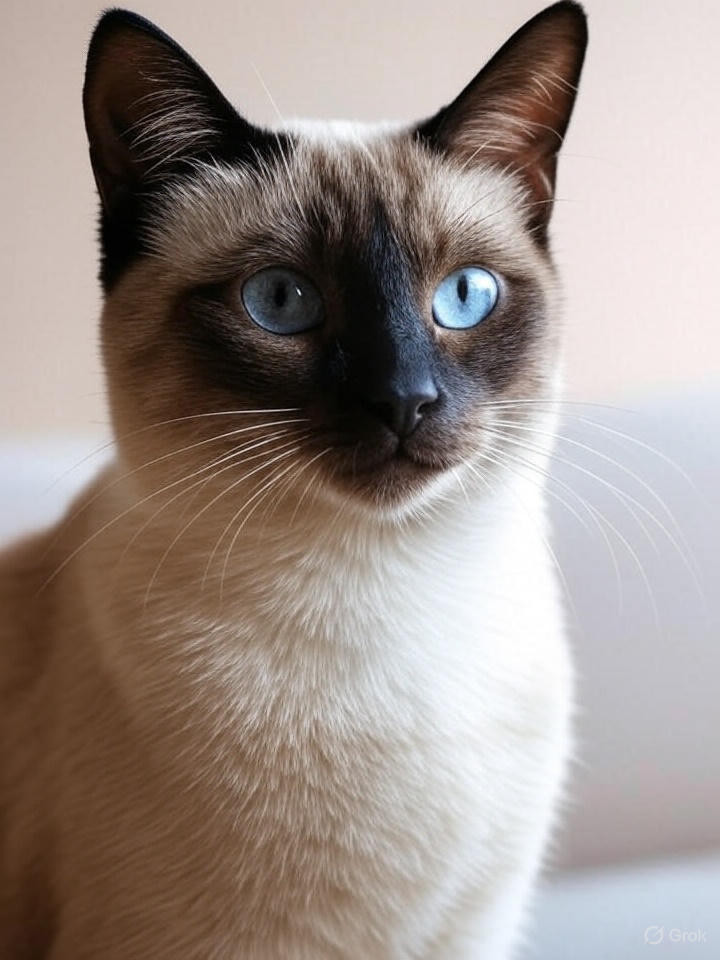
#> input picture Modern vs Classic Image Processing/assets/Image.jpeg, 720 x 960 px; the run also reads 1 picture not shown here
$ jupyter execute Classic.ipynb
#> lines starting #> are read from the running program, lines starting #| are printed output that depends on the picture; after the words box and inside, x2 and y2 are one past the last pixel; in counts of white or black regions, pixels touching at a corner belong together
## Specific Enhancement

[cell 1]
import cv2
import numpy as np
from matplotlib import pyplot as plt
import unittest

[cell 2]
def classic_enhance(img, upscale_factor=2, gamma=1.0):
    """
    Classic image processing enhancement using histogram equalization,
    sharpening, morphological filtering, and gamma correction.
    """
    # 1. Upscale for HD (bicubic)
    h, w = img.shape[:2]
    img_up = cv2.resize(img, (w * upscale_factor, h * upscale_factor),
                        interpolation=cv2.INTER_CUBIC)

    # 2. Convert to YUV (or use grayscale for luminance)
    img_yuv = cv2.cvtColor(img_up, cv2.COLOR_RGB2YUV)
    y, u, v = cv2.split(img_yuv)

    # 3. Histogram equalization on Y channel (luminance)
    y_eq = cv2.equalizeHist(y)

    # Optionally, you might use CLAHE instead:
    # clahe = cv2.createCLAHE(clipLimit=2.0, tileGridSize=(8,8))
    # y_eq = clahe.apply(y)

    # 4. Contrast stretching / normalization on Y
    # (linearly stretch to full [0,255] range)
    y_min, y_max = np.min(y_eq), np.max(y_eq)
    y_stretch = ((y_eq - y_min) / (y_max - y_min) * 255).astype(np.uint8)

    # Reassemble YUV with adjusted luminance
    img_yuv2 = cv2.merge([y_stretch, u, v])
    img_corr = cv2.cvtColor(img_yuv2, cv2.COLOR_YUV2RGB)

    # 5. Sharpening via unsharp mask or high-pass + add back
    # Create a blurred version
    blurred = cv2.GaussianBlur(img_corr, (3,3), 0)
    # Unsharp mask: original + amount * (original - blurred)
    amount = 1.0
    sharpened = cv2.addWeighted(img_corr, 1 + amount, blurred, -amount, 0)
    sharpened = np.clip(sharpened, 0, 255).astype(np.uint8)

    # 6. Denoising (if needed) - use a mild smoothing to suppress noise
    denoised = cv2.fastNlMeansDenoisingColored(sharpened, None, h=10, hColor=10, templateWindowSize=7, searchWindowSize=21)

    # 7. Morphological operations on luminance mask or edges
    # Optionally detect edges and refine:
    gray = cv2.cvtColor(denoised, cv2.COLOR_RGB2GRAY)
    _, mask = cv2.threshold(gray, 30, 255, cv2.THRESH_BINARY_INV)
    kernel = np.ones((3,3), np.uint8)
    mask_open = cv2.morphologyEx(mask, cv2.MORPH_OPEN, kernel)
    mask_close = cv2.morphologyEx(mask_open, cv2.MORPH_CLOSE, kernel)
    # You can use mask to selectively smooth or sharpen regions

    # 8. (Optional) Blend the sharpened image and the color-corrected base
    # E.g., keep colors from img_corr and details from denoised
    alpha = 0.7
    blended = cv2.addWeighted(denoised, alpha, img_corr, 1 - alpha, 0)

    # 9. Apply gamma correction to the result
    if gamma != 1.0:
        inv_gamma = 1.0 / gamma
        table = np.array([((i / 255.0) ** inv_gamma) * 255 for i in np.arange(256)]).astype("uint8")
        final = cv2.LUT(blended, table)
    else:
        final = blended

    return final

[cell 3]
class TestClassicEnhance(unittest.TestCase):

    def setUp(self):
        # Create a dummy RGB test image (simple gradient pattern)
        self.img = np.zeros((50, 50, 3), dtype=np.uint8)
        for i in range(50):
            for j in range(50):
                self.img[i, j] = [i * 5 % 255, j * 5 % 255, (i + j) * 3 % 255]

    def test_output_shape(self):
        upscale_factor = 2
        enhanced = classic_enhance(self.img, upscale_factor=upscale_factor)
        expected_shape = (self.img.shape[0] * upscale_factor,
                          self.img.shape[1] * upscale_factor,
                          3)
        self.assertEqual(enhanced.shape, expected_shape,
                         "Output shape should match upscaled dimensions.")

    def test_output_dtype(self):
        enhanced = classic_enhance(self.img)
        self.assertEqual(enhanced.dtype, np.uint8,
                         "Output dtype should be uint8.")

    def test_output_value_range(self):
        enhanced = classic_enhance(self.img)
        self.assertTrue(np.all(enhanced >= 0) and np.all(enhanced <= 255),
                        "All pixel values should be within [0, 255].")

    def test_gamma_effect(self):
        img_default = classic_enhance(self.img, gamma=1.0)
#> in classic_enhance, `img_yuv = cv2.cvtColor(img_up, cv2.COLOR_RGB2YUV)`: img_yuv: shape (100, 100, 3); mean of channels 0, 1, 2 124.1, 134, 126.6
#> in classic_enhance, `y_eq = cv2.equalizeHist(y)`:
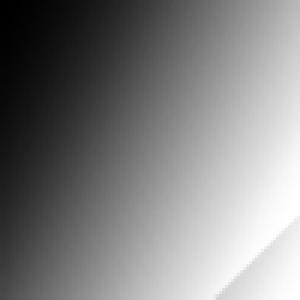
#> y_eq: shape (100, 100) (shown 3 times larger); min 0, max 255, mean 128.2
#> in classic_enhance, `y_min, y_max = np.min(y_eq), np.max(y_eq)`: y_min = 0; y_max = 255
#> in classic_enhance, `img_yuv2 = cv2.merge([y_stretch, u, v])`: img_yuv2: shape (100, 100, 3); mean of channels 0, 1, 2 128.2, 134, 126.6
#> in classic_enhance, `_, mask = cv2.threshold(gray, 30, 255, cv2.THRESH_BINARY_INV)`:
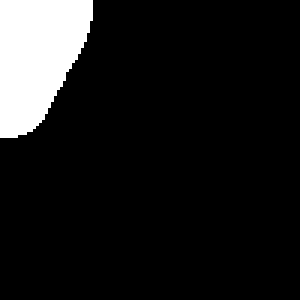
#> mask: shape (100, 100) (shown 3 times larger); 10.4% white; 1 white region, box (x1, y1, x2, y2) and area: (0, 0, 31, 46) 1045
        img_gamma = classic_enhance(self.img, gamma=1.5)
#> call 2 of classic_enhance, with upscale_factor = 2, gamma = 1.5
#> in classic_enhance (call 2), `final = cv2.LUT(blended, table)`:
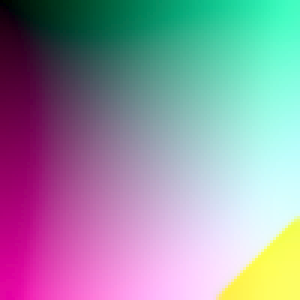
#> final: shape (100, 100, 3) (shown 3 times larger); mean R, G, B 148.6, 146, 162.6
        diff = np.mean(cv2.absdiff(img_default, img_gamma))
#> diff = 22.15
        self.assertGreater(diff, 0,
                           "Changing gamma should produce a visibly different image.")

    def test_image_difference(self):
        enhanced = classic_enhance(self.img)
        resized_back = cv2.resize(enhanced, (50, 50))
        diff = np.mean(cv2.absdiff(self.img, resized_back))
#> diff = 18.15
        self.assertGreater(diff, 0,
                           "Enhanced image should not be identical to the original.")

# Run tests directly inside notebook
unittest.TextTestRunner().run(unittest.TestLoader().loadTestsFromTestCase(TestClassicEnhance))

[cell 4]
# --- Use it on your image ---
img_path = "assets/Image.jpeg"
img0 = cv2.imread(img_path)
#> img0 is the input picture: shape (960, 720, 3); mean B, G, R 138.4, 144.1, 155.9
img0 = cv2.cvtColor(img0, cv2.COLOR_BGR2RGB)

enh = classic_enhance(img0, upscale_factor=2, gamma=1.2)
#> in classic_enhance (call 7), `img_yuv = cv2.cvtColor(img_up, cv2.COLOR_RGB2YUV)`: img_yuv: shape (1920, 1440, 3); mean of channels 0, 1, 2 147.1, 123.8, 135.8
#> in classic_enhance (call 7), `y, u, v = cv2.split(img_yuv)`:
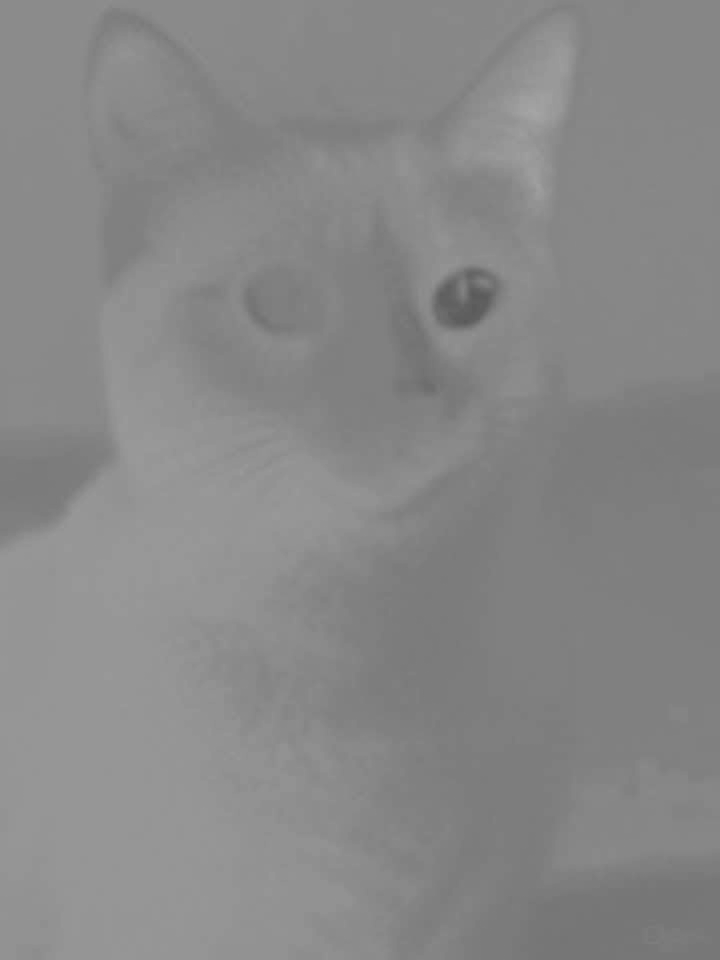
#> v: shape (1920, 1440) (shown at 1/2 size); min 87, max 166, mean 135.8
#> in classic_enhance (call 7), `img_yuv2 = cv2.merge([y_stretch, u, v])`: img_yuv2: shape (1920, 1440, 3); mean of channels 0, 1, 2 128.1, 123.8, 135.8
#> in classic_enhance (call 7), `_, mask = cv2.threshold(gray, 30, 255, cv2.THRESH_BINARY_INV)`: mask: shape (1920, 1440); 12.3% white; 519 white regions (390 under 20 px), largest, box (x1, y1, x2, y2) and area: (257, 381, 883, 986) 182432, (166, 19, 566, 599) 97554, (834, 1, 1174, 317) 24070
#> in classic_enhance (call 7), `mask_open = cv2.morphologyEx(mask, cv2.MORPH_OPEN, kernel)`:
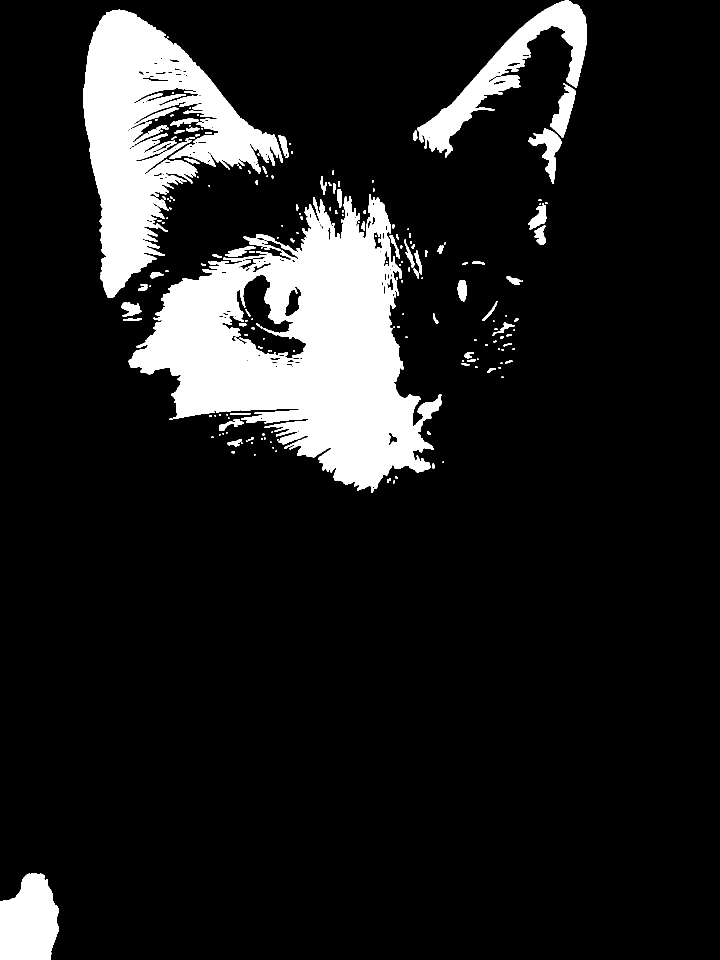
#> mask_open: shape (1920, 1440) (shown at 1/2 size); 12% white; 200 white regions (107 under 20 px), largest, box (x1, y1, x2, y2) and area: (257, 388, 883, 986) 177579, (166, 19, 566, 596) 95114, (835, 1, 1174, 315) 23900
#> in classic_enhance (call 7), `mask_close = cv2.morphologyEx(mask_open, cv2.MORPH_CLOSE, kernel)`: mask_close: shape (1920, 1440); 12.1% white; 154 white regions (70 under 20 px), largest, box (x1, y1, x2, y2) and area: (257, 388, 883, 986) 180239, (166, 19, 566, 596) 97240, (835, 0, 1174, 315) 24063

plt.figure(figsize=(12,6))
plt.subplot(1,2,1)
plt.title("Original")
plt.imshow(img0)
plt.axis('off')
plt.subplot(1,2,2)
plt.title("Classic Enhanced")
plt.imshow(enh)
plt.axis('off')
plt.show()

## General Enhancement

[cell 5]
import cv2
import numpy as np
import matplotlib.pyplot as plt

[cell 6]
def general_enhance(img, upscale_factor=2):
    """
    Classic image processing enhancement using histogram equalization,
    sharpening, morphological filtering, and gamma correction, but for more general image for robust image processing.
    """

    # Step 1: Upscale for HD enhancement
    img_up = cv2.resize(img, (img.shape[1]*upscale_factor, img.shape[0]*upscale_factor), interpolation=cv2.INTER_CUBIC)

    # Step 2: Convert to LAB for global brightness/contrast normalization
    lab = cv2.cvtColor(img_up, cv2.COLOR_RGB2LAB)
    l, a, b = cv2.split(lab)
    l = cv2.equalizeHist(l)
    img_eq = cv2.merge((l, a, b))
    img_eq = cv2.cvtColor(img_eq, cv2.COLOR_LAB2RGB)

    # Step 3: Auto gamma correction based on image brightness
    gray = cv2.cvtColor(img_eq, cv2.COLOR_RGB2GRAY)
    mean_brightness = np.mean(gray) / 255.0
    gamma = 1.0 + (0.5 - mean_brightness)  # Dynamic gamma
    gamma = np.clip(gamma, 0.5, 1.5)
    gamma_corrected = np.power(img_eq / 255.0, gamma)
    gamma_corrected = np.clip(gamma_corrected * 255, 0, 255).astype(np.uint8)

    # Step 4: Sharpen with adaptive strength
    sharp_kernel = np.array([[0, -1, 0],
                             [-1, 5, -1],
                             [0, -1, 0]])
    sharpened = cv2.filter2D(gamma_corrected, -1, sharp_kernel)

    # Step 5: Slight blur for denoising
    blurred = cv2.GaussianBlur(sharpened, (3,3), 0)

    # Step 6: Morphological refinement
    kernel = np.ones((3,3), np.uint8)
    opened = cv2.morphologyEx(blurred, cv2.MORPH_OPEN, kernel)
    closed = cv2.morphologyEx(opened, cv2.MORPH_CLOSE, kernel)

    # Step 7: Combine sharpened & refined layers
    final = cv2.addWeighted(closed, 1.1, sharpened, -0.1, 0)

    return final

[cell 7]
class TestGeneralEnhance(unittest.TestCase):

    def setUp(self):
        self.img = np.zeros((50, 50, 3), dtype=np.uint8)
        for i in range(50):
            for j in range(50):
                self.img[i, j] = [i * 5 % 255, j * 5 % 255, (i + j) * 3 % 255]

    def test_output_shape(self):
        upscale_factor = 2
        enhanced = general_enhance(self.img, upscale_factor=upscale_factor)
        expected_shape = (self.img.shape[0] * upscale_factor,
                          self.img.shape[1] * upscale_factor,
                          3)
        self.assertEqual(enhanced.shape, expected_shape)

    def test_output_dtype(self):
        enhanced = general_enhance(self.img)
        self.assertEqual(enhanced.dtype, np.uint8)

    def test_output_value_range(self):
        enhanced = general_enhance(self.img)
        self.assertTrue(np.all(enhanced >= 0) and np.all(enhanced <= 255))

    def test_image_difference(self):
        enhanced = general_enhance(self.img)
        diff = np.mean(cv2.absdiff(self.img, cv2.resize(enhanced, (50, 50))))
        self.assertGreater(diff, 0)

# Run tests inside notebook
unittest.TextTestRunner().run(unittest.TestLoader().loadTestsFromTestCase(TestGeneralEnhance))
#> in general_enhance, `lab = cv2.cvtColor(img_up, cv2.COLOR_RGB2LAB)`: lab: shape (100, 100, 3); mean of channels 0, 1, 2 139.8, 133.3, 124.7
#> in general_enhance, `l, a, b = cv2.split(lab)`:
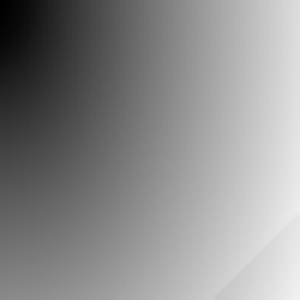
#> l: shape (100, 100) (shown 3 times larger); min 0, max 240, mean 139.8
#> in general_enhance, `l, a, b = cv2.split(lab)`:
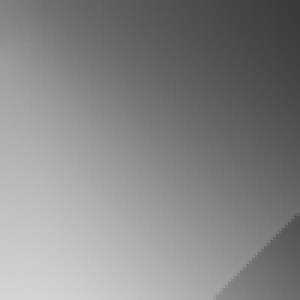
#> a: shape (100, 100) (shown 3 times larger); min 57, max 212, mean 133.3
#> in general_enhance, `l, a, b = cv2.split(lab)`:
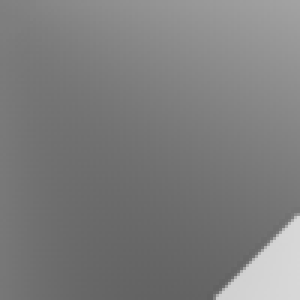
#> b: shape (100, 100) (shown 3 times larger); min 97, max 216, mean 124.7
#> in general_enhance, `img_eq = cv2.merge((l, a, b))`: img_eq: shape (100, 100, 3); mean of channels 0, 1, 2 128.1, 133.3, 124.7
#> in general_enhance, `img_eq = cv2.cvtColor(img_eq, cv2.COLOR_LAB2RGB)`:
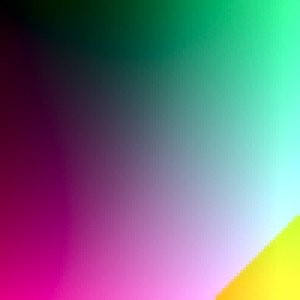
#> img_eq: shape (100, 100, 3) (shown 3 times larger); mean R, G, B 112.8, 112.7, 126.4
#> in general_enhance, `gray = cv2.cvtColor(img_eq, cv2.COLOR_RGB2GRAY)`:
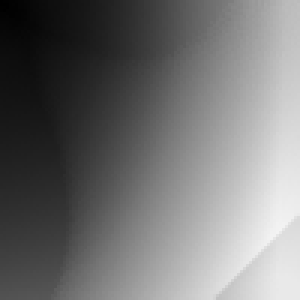
#> gray: shape (100, 100) (shown 3 times larger); min 0, max 243, mean 114.3
#> in general_enhance, `mean_brightness = np.mean(gray) / 255.0`: mean_brightness = 0.448
#> in general_enhance, `gamma = 1.0 + (0.5 - mean_brightness)`: gamma = 1.05
#> in test_image_difference, `diff = np.mean(cv2.absdiff(self.img, cv2.resize(enhanced, (50, 50))))`: diff = 21.25

[cell 8]
# Example usage
img_path = "assets/Image2.jpg"
img = cv2.imread(img_path)
img = cv2.cvtColor(img, cv2.COLOR_BGR2RGB)

enh = general_enhance(img, upscale_factor=2)
